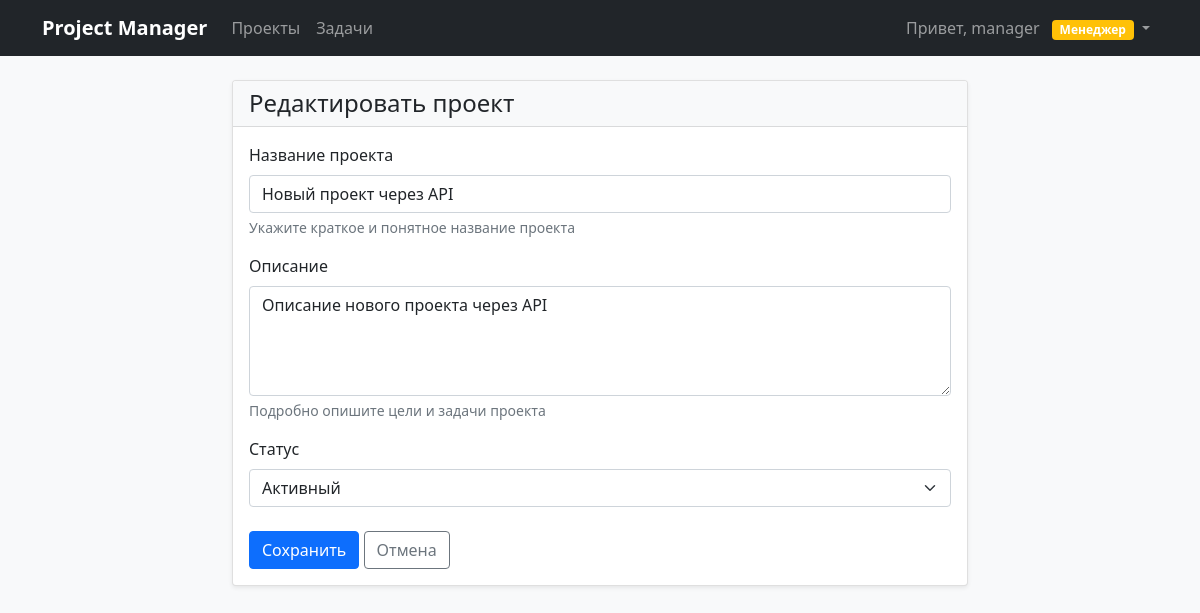
Page /projects/1/update/ (signed in) on the committed database.
### accounts/models.py (models this page shows, shortened)
class UserProfile(models.Model):
    ROLE_CHOICES = [
        ('admin', 'Администратор'),
        ('manager', 'Менеджер'),
        ('user', 'Пользователь'),
    ]
    user = models.OneToOneField(User, on_delete=models.CASCADE, verbose_name=_('Пользователь'))
    role = models.CharField(_('Роль'), max_length=10, choices=ROLE_CHOICES, default='user')
    created_at = models.DateTimeField(_('Дата создания'), auto_now_add=True)
    updated_at = models.DateTimeField(_('Дата обновления'), auto_now=True)
    def is_admin(self):
        return self.role == 'admin'
    def is_manager(self):
        return self.role == 'manager'
    class Meta:
        verbose_name = _('Профиль пользователя')
        verbose_name_plural = _('Профили пользователей')

### projects/models.py (models this page shows, shortened)
class Project(models.Model):
    STATUS_CHOICES = [
        ('active', 'Активный'),
        ('completed', 'Завершен'),
        ('on_hold', 'На паузе'),
    ]
    title = models.CharField(_('Название'), max_length=200)
    description = models.TextField(_('Описание'))
    status = models.CharField(_('Статус'), max_length=10, choices=STATUS_CHOICES, default='active')
    created_by = models.ForeignKey(User, on_delete=models.CASCADE, related_name='created_projects', verbose_name=_('Создатель'))
    created_at = models.DateTimeField(_('Дата создания'), auto_now_add=True)
    updated_at = models.DateTimeField(_('Дата обновления'), auto_now=True)
    class Meta:
        verbose_name = _('Проект')
        verbose_name_plural = _('Проекты')
        permissions = [
            ("can_delete_project", "Can delete project"),
        ]

### projects/views.py (the view)
# urls.py: path('<int:pk>/update/', views.project_update, name='project_update'),
@login_required
@manager_required
def project_update(request, pk):
    project = get_object_or_404(Project, pk=pk)
    if request.method == 'POST':
        form = ProjectForm(request.POST, instance=project)
        if form.is_valid():
            form.save()
            messages.success(request, 'Проект успешно обновлен!')
            return redirect('project_detail', pk=project.pk)
    else:
        form = ProjectForm(instance=project)
    return render(request, 'projects/project_form.html', {'form': form, 'title': 'Редактировать проект'})

### projects/forms.py
class ProjectForm(forms.ModelForm):
    class Meta:
        model = Project
        fields = ['title', 'description', 'status']
        widgets = {
            'title': forms.TextInput(attrs={'class': 'form-control', 'placeholder': 'Введите название проекта'}),
            'description': forms.Textarea(attrs={'class': 'form-control', 'rows': 4, 'placeholder': 'Опишите проект...'}),
            'status': forms.Select(attrs={'class': 'form-select'}),
        }
        labels = {
            'title': 'Название проекта',
            'description': 'Описание',
            'status': 'Статус',
        }
        help_texts = {
            'title': 'Укажите краткое и понятное название проекта',
            'description': 'Подробно опишите цели и задачи проекта',
        }

### templates/projects/project_form.html (shortened to what this page needs)
{% extends 'base.html' %}
{% block content %}
<div class="row justify-content-center">
    <div class="col-md-8">
        <div class="card">
            <div class="card-header">
                <h4 class="mb-0">{{ title }}</h4>
            </div>
            <div class="card-body">
                <form method="post">
                    {% for field in form %}
                    <div class="mb-3">
                        <label for="{{ field.id_for_label }}" class="form-label">{{ field.label }}</label>
                        {{ field }}
                        {% if field.help_text %}
                        <div class="form-text">{{ field.help_text }}</div>
                        {% endif %}
                    </div>
                    {% endfor %}
                    <div class="mt-4">
                        <button type="submit" class="btn btn-primary">Сохранить</button>
                        <a href="{% url 'project_list' %}" class="btn btn-outline-secondary">Отмена</a>
                    </div>
                </form>
            </div>
        </div>
    </div>
</div>
{% endblock %}

### templates/base.html (shortened to what this page needs)
<!DOCTYPE html>
<html lang="ru">
<head>
    <link href="https://cdn.jsdelivr.net/npm/bootstrap@5.1.3/dist/css/bootstrap.min.css" rel="stylesheet">
    {% load static %}
    <link href="{% static 'css/style.css' %}" rel="stylesheet">
</head>
<body>
    <nav class="navbar navbar-expand-lg navbar-dark bg-dark">
        <div class="container">
            <a class="navbar-brand" href="{% url 'home' %}">Project Manager</a>
            <div class="collapse navbar-collapse" id="navbarNav">
                <ul class="navbar-nav me-auto">
                     {% if user.is_authenticated %}
                     <li class="nav-item">
                         <a class="nav-link" href="{% url 'project_list' %}">Проекты</a>
                    </li>
                     <li class="nav-item">
                        <a class="nav-link" href="{% url 'task_list' %}">Задачи</a>
                    </li>
                     {% endif %}
                </ul>
                <div class="navbar-nav ms-auto">
                    {% if user.is_authenticated %}
                    <li class="nav-item dropdown">
                        <a class="nav-link dropdown-toggle" href="#" id="navbarDropdown" role="button" data-bs-toggle="dropdown">
                            <span class="me-2">Привет, {{ user.username }}</span>
                            <span class="badge
                                {% if user.userprofile.role == 'admin' %}bg-danger
                                {% elif user.userprofile.role == 'manager' %}bg-warning
                                {% else %}bg-secondary{% endif %}">
                                {{ user.userprofile.get_role_display }}
                            </span>
                        </a>
                    </li>
                    {% else %}
                    <a class="nav-link" href="{% url 'login' %}">Войти</a>
                    <a class="nav-link" href="{% url 'register' %}">Регистрация</a>
                    {% endif %}
                </div>
            </div>
        </div>
    </nav>
    <div class="container mt-4 fade-in">
        {% block content %}
        {% endblock %}
    </div>
</body>
</html>

### static/css/style.css (style rules this page uses)
body { background-color: #f8f9fa; }
.navbar-brand { font-weight: bold; }
.card { box-shadow: 0 0.125rem 0.25rem rgba(0, 0, 0, 0.075); border: 1px solid rgba(0, 0, 0, 0.125); }
.card-header { background-color: #f8f9fa; border-bottom: 1px solid rgba(0, 0, 0, 0.125); }
.badge { font-size: 0.75em; }
.fade-in { animation: fadeIn 0.5s; }

### rows in the picture
Project: form "Новый проект через API" "Описание нового проекта через API" "Активный"

### other values in the picture
{{ user.username }} "manager"
{{ user.userprofile.get_role_display }} "Менеджер"
{{ title }} "Редактировать проект"
{{ field.label }} "Название проекта" "Описание" "Статус"
{{ field.help_text }} "Укажите краткое и понятное название проекта" "Подробно опишите цели и задачи проекта"
